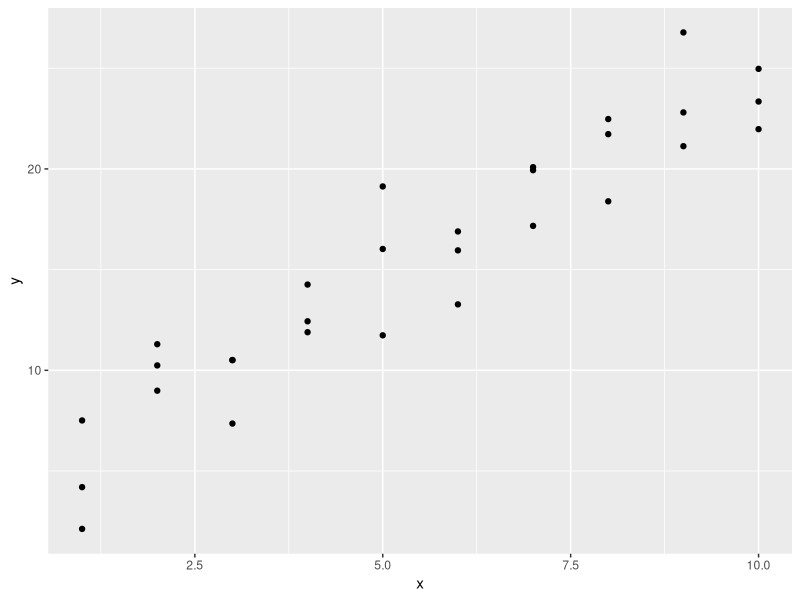
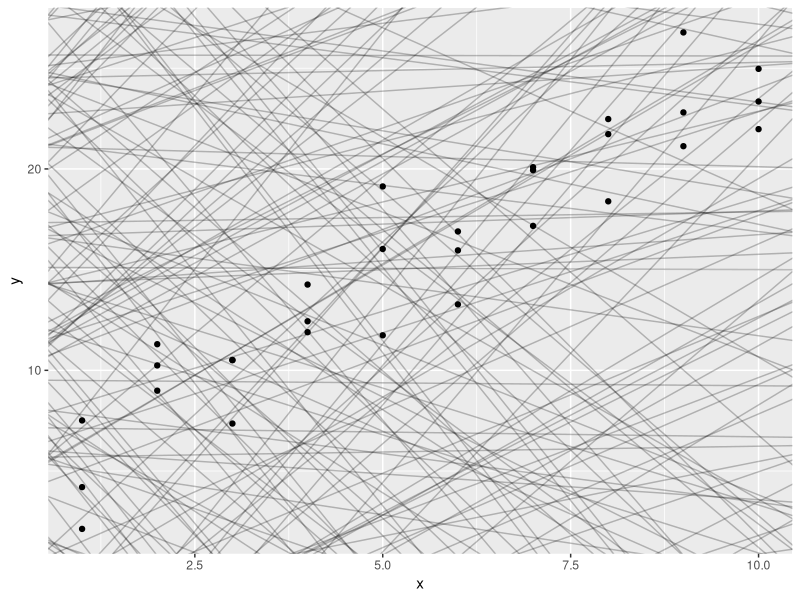
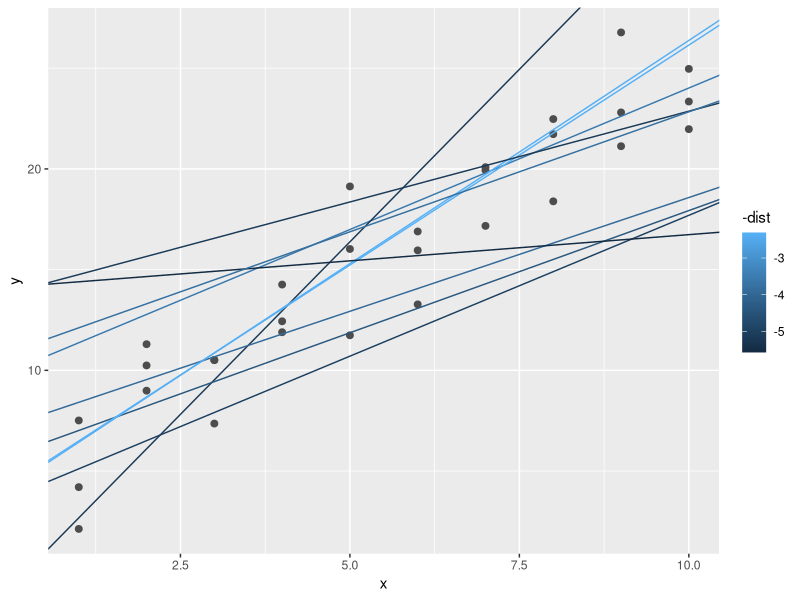
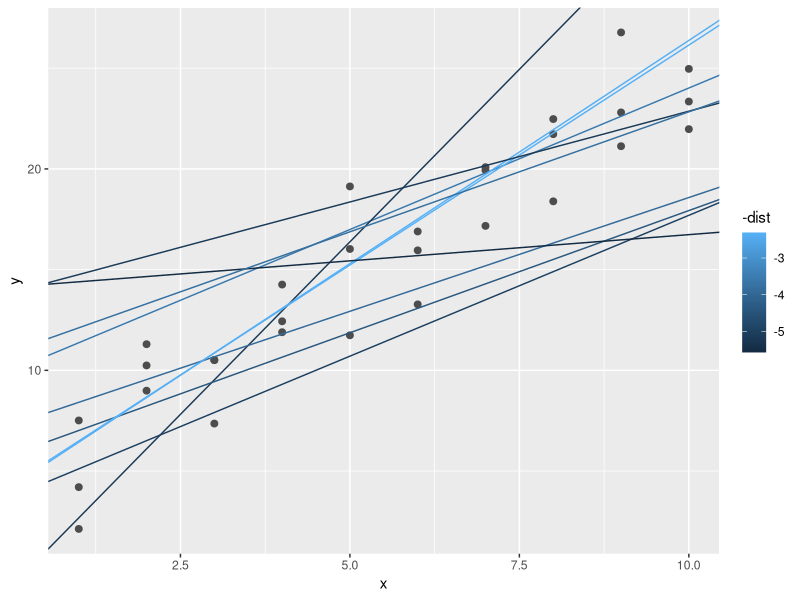
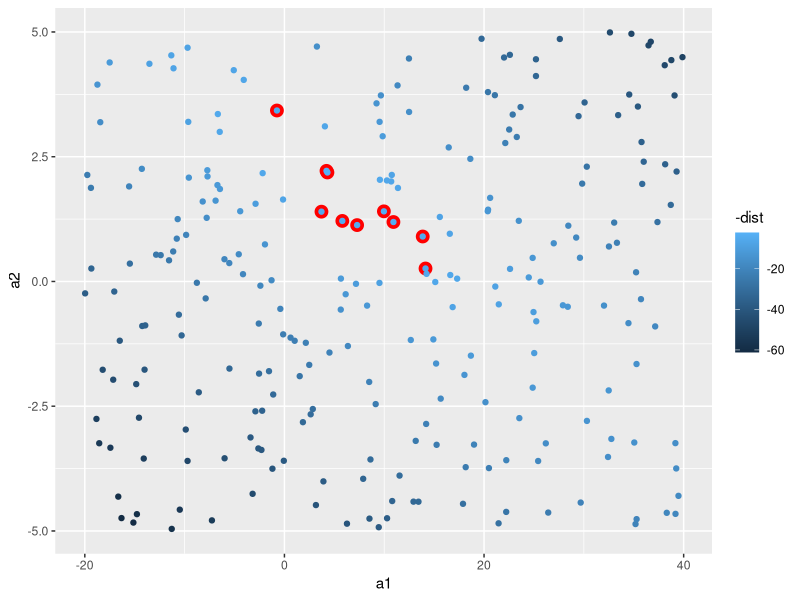
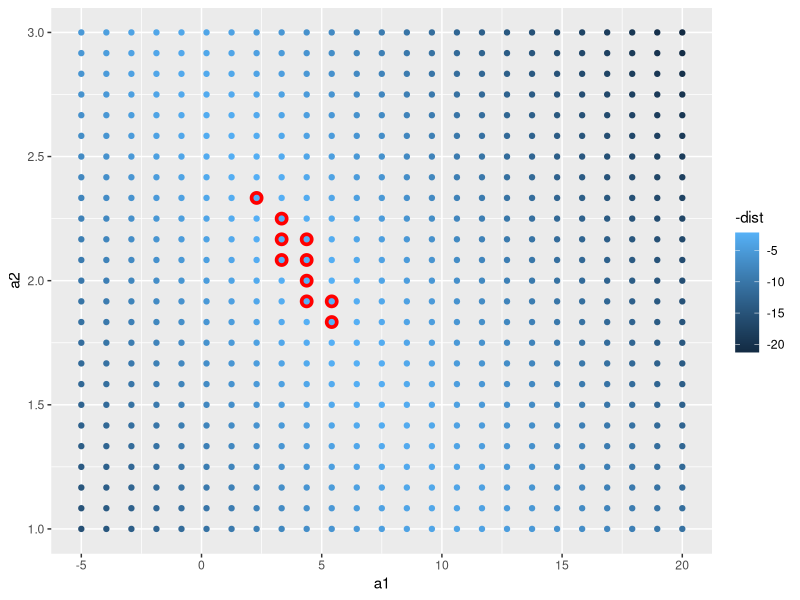
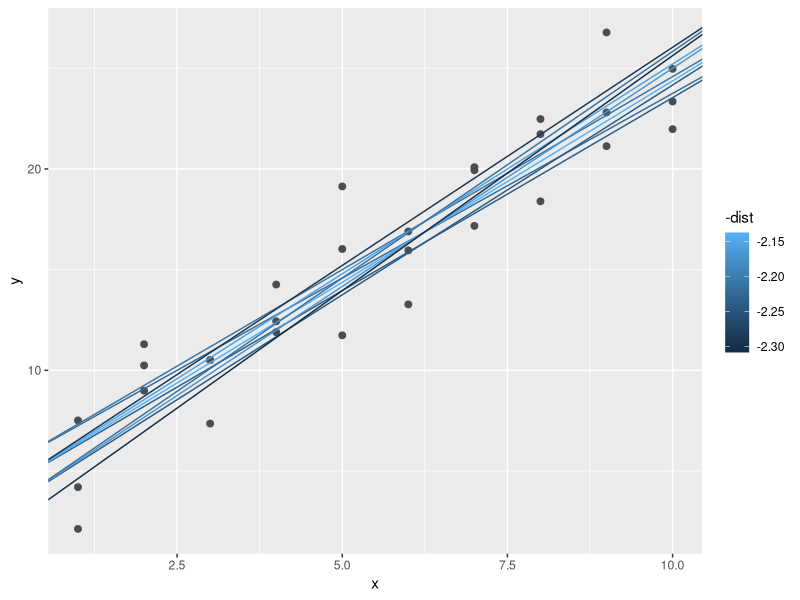
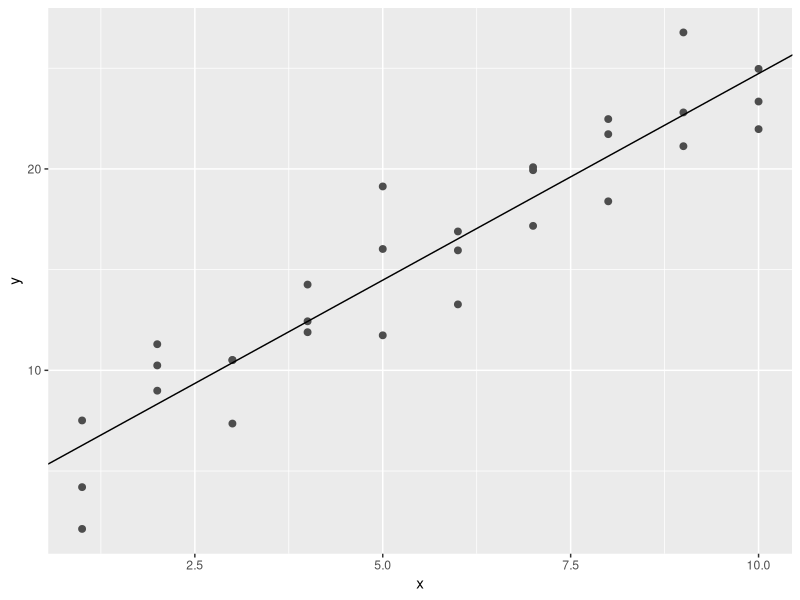

R code for these plots, in order:
library(tidyverse)

library(modelr)
options(na.action = na.warn)

ggplot(sim1, aes(x, y)) + 
  geom_point()


models <- tibble(
  a1 = runif(250, -20, 40),
  a2 = runif(250, -5, 5)
)

ggplot(sim1, aes(x, y)) + 
  geom_abline(aes(intercept = a1, slope = a2), data = models, alpha = 1/4) +
  geom_point() 


model1 <- function(a, data) {
  a[1] + data$x * a[2]
}
model1(c(7, 1.5), sim1)


# cuan bueno es nuestro modelo, evaluar predicción contra valores 
# estadística,  “root-mean-squared deviation”.“desviación cuadrática media”

measure_distance <- function(mod, data) {
  diff <- data$y - model1(mod, data)
  sqrt(mean(diff ^ 2))
}

measure_distance(c(7, 1.5), sim1)

#
sim1_dist <- function(a1, a2) {
  measure_distance(c(a1, a2), sim1)
}

models <- models %>% 
  mutate(dist = purrr::map2_dbl(a1, a2, sim1_dist))

models


ggplot(sim1, aes(x, y)) + 
  geom_point(size = 2, colour = "grey30") + 
  geom_abline(
    aes(intercept = a1, slope = a2, colour = -dist), 
    data = filter(models, rank(dist) <= 10)
  )


ggplot(sim1, aes(x, y)) + 
  geom_point(size = 2, colour = "grey30") + 
  geom_abline(
    aes(intercept = a1, slope = a2, colour = -dist), 
    data = models%>%
      filter(rank(dist) <= 10))
  

ggplot(models, aes(a1, a2)) +
  geom_point(data = filter(models, rank(dist) <= 10), size = 4, colour = "red") +
  geom_point(aes(colour = -dist))

# grid search
grid <- expand.grid(
  a1 = seq(-5, 20, length = 25),
  a2 = seq(1, 3, length = 25)
) %>% 
  mutate(dist = purrr::map2_dbl(a1, a2, sim1_dist))

grid %>% 
  ggplot(aes(a1, a2)) +
  geom_point(data = filter(grid, rank(dist) <= 10), size = 4, colour = "red") +
  geom_point(aes(colour = -dist)) 


ggplot(sim1, aes(x, y)) + 
  geom_point(size = 2, colour = "grey30") + 
  geom_abline(
    aes(intercept = a1, slope = a2, colour = -dist), 
    data = filter(grid, rank(dist) <= 10)
  )

#Podrías imaginarte refinando la cuadrícula iterativamente hasta encontrar el mejor modelo. Pero hay una mejor manera de abordar este problema: una herramienta de minimización numérica llamada búsqueda de Newton-Raphson. La intuición de Newton-Raphson es bastante simple: eliges un punto de partida y buscas la pendiente más pronunciada. Luego, bajas por esa pendiente un poco y repites el proceso una y otra vez, hasta que no puedas bajar más. En R, podemos hacerlo con optim().

best <- optim(c(0, 0), 
              measure_distance, 
              data = sim1)
best$par
#> [1] 4.222248 2.051204

ggplot(sim1, aes(x, y)) + 
  geom_point(size = 2, colour = "grey30") + 
  geom_abline(intercept = best$par[1], slope = best$par[2])


sim1_mod <- lm(y ~ x, data = sim1)

#between geometry, calculus, and linear algebra, lm()
coef(sim1_mod)
